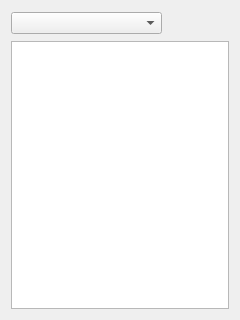
<?xml version="1.0" encoding="UTF-8"?>
<ui version="4.0">
 <class>RisingPanel</class>
 <widget class="QWidget" name="RisingPanel">
  <property name="geometry">
   <rect>
    <x>0</x>
    <y>0</y>
    <width>240</width>
    <height>320</height>
   </rect>
  </property>
  <property name="sizePolicy">
   <sizepolicy hsizetype="Fixed" vsizetype="Fixed">
    <horstretch>0</horstretch>
    <verstretch>0</verstretch>
   </sizepolicy>
  </property>
  <property name="windowTitle">
   <string>Form</string>
  </property>
  <layout class="QGridLayout" name="gridLayout_2">
   <item row="0" column="2">
    <widget class="QPushButton" name="ConnectButton">
     <property name="sizePolicy">
      <sizepolicy hsizetype="Fixed" vsizetype="Fixed">
       <horstretch>0</horstretch>
       <verstretch>0</verstretch>
      </sizepolicy>
     </property>
     <property name="minimumSize">
      <size>
       <width>24</width>
       <height>24</height>
      </size>
     </property>
     <property name="text">
      <string/>
     </property>
     <property name="icon">
      <iconset resource="icons.qrc">
       <normaloff>:/new/icons/Connect_128x128.png</normaloff>:/new/icons/Connect_128x128.png</iconset>
     </property>
     <property name="iconSize">
      <size>
       <width>16</width>
       <height>16</height>
      </size>
     </property>
     <property name="flat">
      <bool>true</bool>
     </property>
    </widget>
   </item>
   <item row="0" column="1">
    <widget class="QPushButton" name="RefreshDevicesButton">
     <property name="sizePolicy">
      <sizepolicy hsizetype="Fixed" vsizetype="Fixed">
       <horstretch>0</horstretch>
       <verstretch>0</verstretch>
      </sizepolicy>
     </property>
     <property name="minimumSize">
      <size>
       <width>24</width>
       <height>24</height>
      </size>
     </property>
     <property name="baseSize">
      <size>
       <width>0</width>
       <height>0</height>
      </size>
     </property>
     <property name="text">
      <string/>
     </property>
     <property name="icon">
      <iconset resource="icons.qrc">
       <normaloff>:/new/icons/Refresh_128x128.png</normaloff>:/new/icons/Refresh_128x128.png</iconset>
     </property>
     <property name="iconSize">
      <size>
       <width>16</width>
       <height>16</height>
      </size>
     </property>
     <property name="flat">
      <bool>true</bool>
     </property>
    </widget>
   </item>
   <item row="0" column="0">
    <widget class="QComboBox" name="InterfacesComboBox"/>
   </item>
   <item row="1" column="0" colspan="3">
    <widget class="QListView" name="DevicesListView"/>
   </item>
  </layout>
 </widget>
 <resources>
  <include location="icons.qrc"/>
 </resources>
 <connections/>
</ui>
